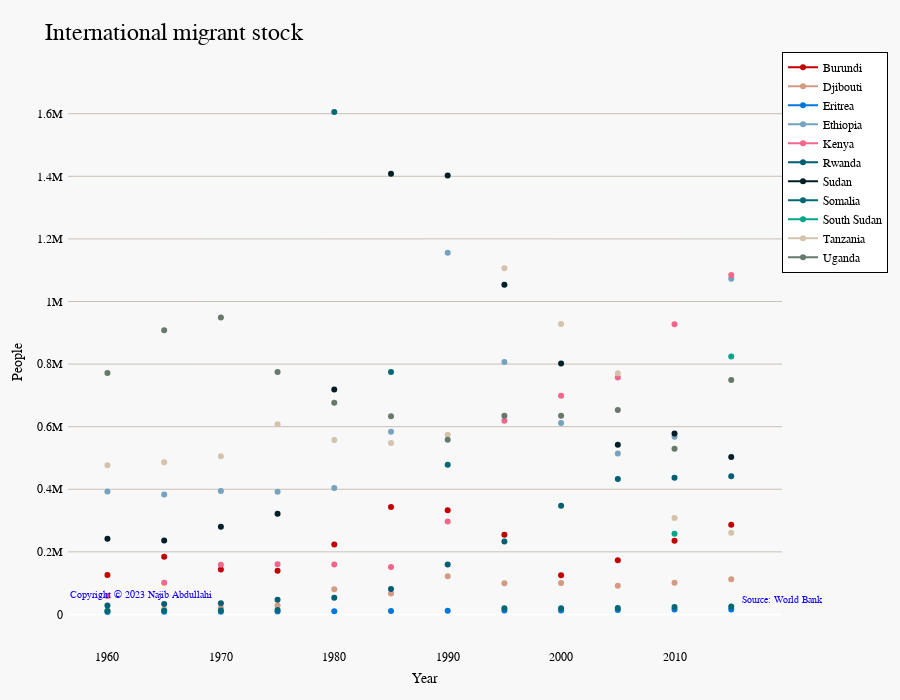

The code cell stored with this chart in its notebook:
### Code cell
colors = ['#C10000', '#d39b81','#0476D9','#75A3BF','#F2668B','#025E73','#011F26','#026873','#03A688','#D4C2AD','#66796B','#BB0000']
columns = ['Year','International migrant stock, total', 'Country']
df_selected = east_africa_countries_data[columns]
df_selected['Year']=pd.to_datetime(df_selected['Year'])
df_selected=df_selected[df_selected['Year']<='2016']
columns=df_selected.columns
create_line_chart_static(df_selected,'International migrant stock',columns[1:],colors)
